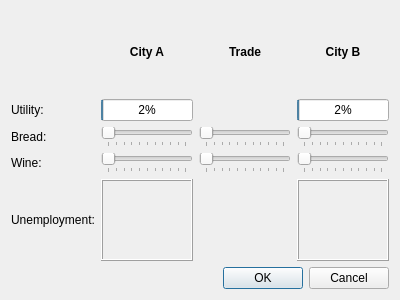
<?xml version="1.0" encoding="UTF-8"?>
<ui version="4.0">
 <class>Trade</class>
 <widget class="QDialog" name="Trade">
  <property name="geometry">
   <rect>
    <x>0</x>
    <y>0</y>
    <width>400</width>
    <height>300</height>
   </rect>
  </property>
  <property name="windowTitle">
   <string>Dialog</string>
  </property>
  <layout class="QGridLayout" name="gridLayout">
   <item row="0" column="1">
    <layout class="QGridLayout" name="gridLayout_2">
     <item row="0" column="1">
      <widget class="QLabel" name="cityA">
       <property name="sizePolicy">
        <sizepolicy hsizetype="Preferred" vsizetype="Minimum">
         <horstretch>0</horstretch>
         <verstretch>0</verstretch>
        </sizepolicy>
       </property>
       <property name="font">
        <font>
         <weight>75</weight>
         <bold>true</bold>
        </font>
       </property>
       <property name="text">
        <string>City A</string>
       </property>
       <property name="alignment">
        <set>Qt::AlignCenter</set>
       </property>
      </widget>
     </item>
     <item row="2" column="3">
      <widget class="QSlider" name="prodB1">
       <property name="orientation">
        <enum>Qt::Horizontal</enum>
       </property>
       <property name="tickPosition">
        <enum>QSlider::TicksBelow</enum>
       </property>
       <property name="tickInterval">
        <number>10</number>
       </property>
      </widget>
     </item>
     <item row="0" column="2">
      <widget class="QLabel" name="label_4">
       <property name="sizePolicy">
        <sizepolicy hsizetype="Preferred" vsizetype="Minimum">
         <horstretch>0</horstretch>
         <verstretch>0</verstretch>
        </sizepolicy>
       </property>
       <property name="font">
        <font>
         <weight>75</weight>
         <bold>true</bold>
        </font>
       </property>
       <property name="text">
        <string>Trade</string>
       </property>
       <property name="alignment">
        <set>Qt::AlignCenter</set>
       </property>
      </widget>
     </item>
     <item row="3" column="2">
      <widget class="QSlider" name="trade2">
       <property name="orientation">
        <enum>Qt::Horizontal</enum>
       </property>
       <property name="tickPosition">
        <enum>QSlider::TicksBelow</enum>
       </property>
      </widget>
     </item>
     <item row="3" column="3">
      <widget class="QSlider" name="prodB2">
       <property name="orientation">
        <enum>Qt::Horizontal</enum>
       </property>
       <property name="tickPosition">
        <enum>QSlider::TicksBelow</enum>
       </property>
       <property name="tickInterval">
        <number>10</number>
       </property>
      </widget>
     </item>
     <item row="1" column="3">
      <widget class="QProgressBar" name="utilityB">
       <property name="maximum">
        <number>1000</number>
       </property>
       <property name="value">
        <number>24</number>
       </property>
      </widget>
     </item>
     <item row="2" column="1">
      <widget class="QSlider" name="prodA1">
       <property name="orientation">
        <enum>Qt::Horizontal</enum>
       </property>
       <property name="tickPosition">
        <enum>QSlider::TicksBelow</enum>
       </property>
       <property name="tickInterval">
        <number>10</number>
       </property>
      </widget>
     </item>
     <item row="2" column="2">
      <widget class="QSlider" name="trade1">
       <property name="orientation">
        <enum>Qt::Horizontal</enum>
       </property>
       <property name="tickPosition">
        <enum>QSlider::TicksBelow</enum>
       </property>
      </widget>
     </item>
     <item row="3" column="1">
      <widget class="QSlider" name="prodA2">
       <property name="orientation">
        <enum>Qt::Horizontal</enum>
       </property>
       <property name="tickPosition">
        <enum>QSlider::TicksBelow</enum>
       </property>
       <property name="tickInterval">
        <number>10</number>
       </property>
      </widget>
     </item>
     <item row="3" column="0">
      <widget class="QLabel" name="label_6">
       <property name="text">
        <string>Wine:</string>
       </property>
      </widget>
     </item>
     <item row="1" column="1">
      <widget class="QProgressBar" name="utilityA">
       <property name="maximum">
        <number>1000</number>
       </property>
       <property name="value">
        <number>24</number>
       </property>
       <property name="invertedAppearance">
        <bool>false</bool>
       </property>
      </widget>
     </item>
     <item row="1" column="0">
      <widget class="QLabel" name="label_3">
       <property name="text">
        <string>Utility:</string>
       </property>
      </widget>
     </item>
     <item row="0" column="3">
      <widget class="QLabel" name="cityB">
       <property name="sizePolicy">
        <sizepolicy hsizetype="Preferred" vsizetype="Minimum">
         <horstretch>0</horstretch>
         <verstretch>0</verstretch>
        </sizepolicy>
       </property>
       <property name="font">
        <font>
         <weight>75</weight>
         <bold>true</bold>
        </font>
       </property>
       <property name="text">
        <string>City B</string>
       </property>
       <property name="alignment">
        <set>Qt::AlignCenter</set>
       </property>
      </widget>
     </item>
     <item row="2" column="0">
      <widget class="QLabel" name="label_5">
       <property name="text">
        <string>Bread:</string>
       </property>
      </widget>
     </item>
     <item row="4" column="0">
      <widget class="QLabel" name="label_7">
       <property name="text">
        <string>Unemployment:</string>
       </property>
      </widget>
     </item>
     <item row="4" column="1">
      <widget class="QLabel" name="laborA">
       <property name="frameShape">
        <enum>QFrame::Box</enum>
       </property>
       <property name="frameShadow">
        <enum>QFrame::Raised</enum>
       </property>
       <property name="text">
        <string/>
       </property>
       <property name="alignment">
        <set>Qt::AlignCenter</set>
       </property>
      </widget>
     </item>
     <item row="4" column="3">
      <widget class="QLabel" name="laborB">
       <property name="frameShape">
        <enum>QFrame::Box</enum>
       </property>
       <property name="frameShadow">
        <enum>QFrame::Raised</enum>
       </property>
       <property name="text">
        <string/>
       </property>
       <property name="alignment">
        <set>Qt::AlignCenter</set>
       </property>
      </widget>
     </item>
    </layout>
   </item>
   <item row="5" column="1">
    <widget class="QDialogButtonBox" name="buttonBox">
     <property name="orientation">
      <enum>Qt::Horizontal</enum>
     </property>
     <property name="standardButtons">
      <set>QDialogButtonBox::Cancel|QDialogButtonBox::Ok</set>
     </property>
    </widget>
   </item>
  </layout>
 </widget>
 <resources/>
 <connections>
  <connection>
   <sender>buttonBox</sender>
   <signal>accepted()</signal>
   <receiver>Trade</receiver>
   <slot>accept()</slot>
   <hints>
    <hint type="sourcelabel">
     <x>248</x>
     <y>254</y>
    </hint>
    <hint type="destinationlabel">
     <x>157</x>
     <y>274</y>
    </hint>
   </hints>
  </connection>
  <connection>
   <sender>buttonBox</sender>
   <signal>rejected()</signal>
   <receiver>Trade</receiver>
   <slot>reject()</slot>
   <hints>
    <hint type="sourcelabel">
     <x>316</x>
     <y>260</y>
    </hint>
    <hint type="destinationlabel">
     <x>286</x>
     <y>274</y>
    </hint>
   </hints>
  </connection>
 </connections>
</ui>
